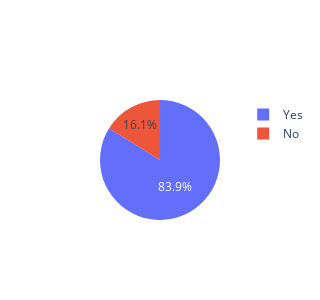

Notebook code for this chart:
### Code cell
fig = go.Figure()
fig.add_trace(go.Pie(labels=hr['Attrition'], values=hr['Attrition'].value_counts()))
fig.update_layout(autosize=False, width=300, height=300)
fig.show()

### Figure 1 — Plotly figure (JSON) as saved in the notebook; plotly's stock layout.template omitted (floating-point values rounded to 4 significant figures; data arrays with more than 128 entries replaced by an {"elided": "..."} marker saying what was removed)
{"data": [{"labels": {"elided": "1470 str values"}, "type": "pie", "values": [1233, 237]}], "layout": {"autosize": false, "height": 300, "width": 300}}
